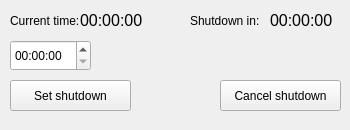
<?xml version="1.0" encoding="UTF-8"?>
<ui version="4.0">
 <class>MainWindow</class>
 <widget class="QMainWindow" name="MainWindow">
  <property name="geometry">
   <rect>
    <x>0</x>
    <y>0</y>
    <width>350</width>
    <height>130</height>
   </rect>
  </property>
  <property name="sizePolicy">
   <sizepolicy hsizetype="Preferred" vsizetype="Preferred">
    <horstretch>0</horstretch>
    <verstretch>0</verstretch>
   </sizepolicy>
  </property>
  <property name="minimumSize">
   <size>
    <width>350</width>
    <height>130</height>
   </size>
  </property>
  <property name="maximumSize">
   <size>
    <width>350</width>
    <height>130</height>
   </size>
  </property>
  <property name="contextMenuPolicy">
   <enum>Qt::DefaultContextMenu</enum>
  </property>
  <property name="windowTitle">
   <string>Shutdown timer</string>
  </property>
  <widget class="QWidget" name="centralwidget">
   <widget class="QTimeEdit" name="timeEdit">
    <property name="geometry">
     <rect>
      <x>10</x>
      <y>40</y>
      <width>81</width>
      <height>31</height>
     </rect>
    </property>
    <property name="displayFormat">
     <string>HH:mm:ss</string>
    </property>
   </widget>
   <widget class="QPushButton" name="pushButton">
    <property name="geometry">
     <rect>
      <x>10</x>
      <y>80</y>
      <width>121</width>
      <height>31</height>
     </rect>
    </property>
    <property name="text">
     <string>Set shutdown</string>
    </property>
   </widget>
   <widget class="QLabel" name="label">
    <property name="geometry">
     <rect>
      <x>80</x>
      <y>10</y>
      <width>71</width>
      <height>21</height>
     </rect>
    </property>
    <property name="font">
     <font>
      <pointsize>12</pointsize>
     </font>
    </property>
    <property name="text">
     <string>00:00:00</string>
    </property>
   </widget>
   <widget class="QLabel" name="label_2">
    <property name="geometry">
     <rect>
      <x>10</x>
      <y>10</y>
      <width>71</width>
      <height>21</height>
     </rect>
    </property>
    <property name="text">
     <string>Current time:</string>
    </property>
   </widget>
   <widget class="QLabel" name="label_3">
    <property name="geometry">
     <rect>
      <x>190</x>
      <y>10</y>
      <width>71</width>
      <height>21</height>
     </rect>
    </property>
    <property name="text">
     <string>Shutdown in: </string>
    </property>
   </widget>
   <widget class="QLabel" name="label_4">
    <property name="geometry">
     <rect>
      <x>270</x>
      <y>10</y>
      <width>71</width>
      <height>21</height>
     </rect>
    </property>
    <property name="font">
     <font>
      <pointsize>12</pointsize>
     </font>
    </property>
    <property name="text">
     <string>00:00:00</string>
    </property>
   </widget>
   <widget class="QPushButton" name="pushButton_2">
    <property name="geometry">
     <rect>
      <x>220</x>
      <y>80</y>
      <width>121</width>
      <height>31</height>
     </rect>
    </property>
    <property name="text">
     <string>Cancel shutdown</string>
    </property>
   </widget>
  </widget>
 </widget>
 <resources/>
 <connections/>
</ui>
